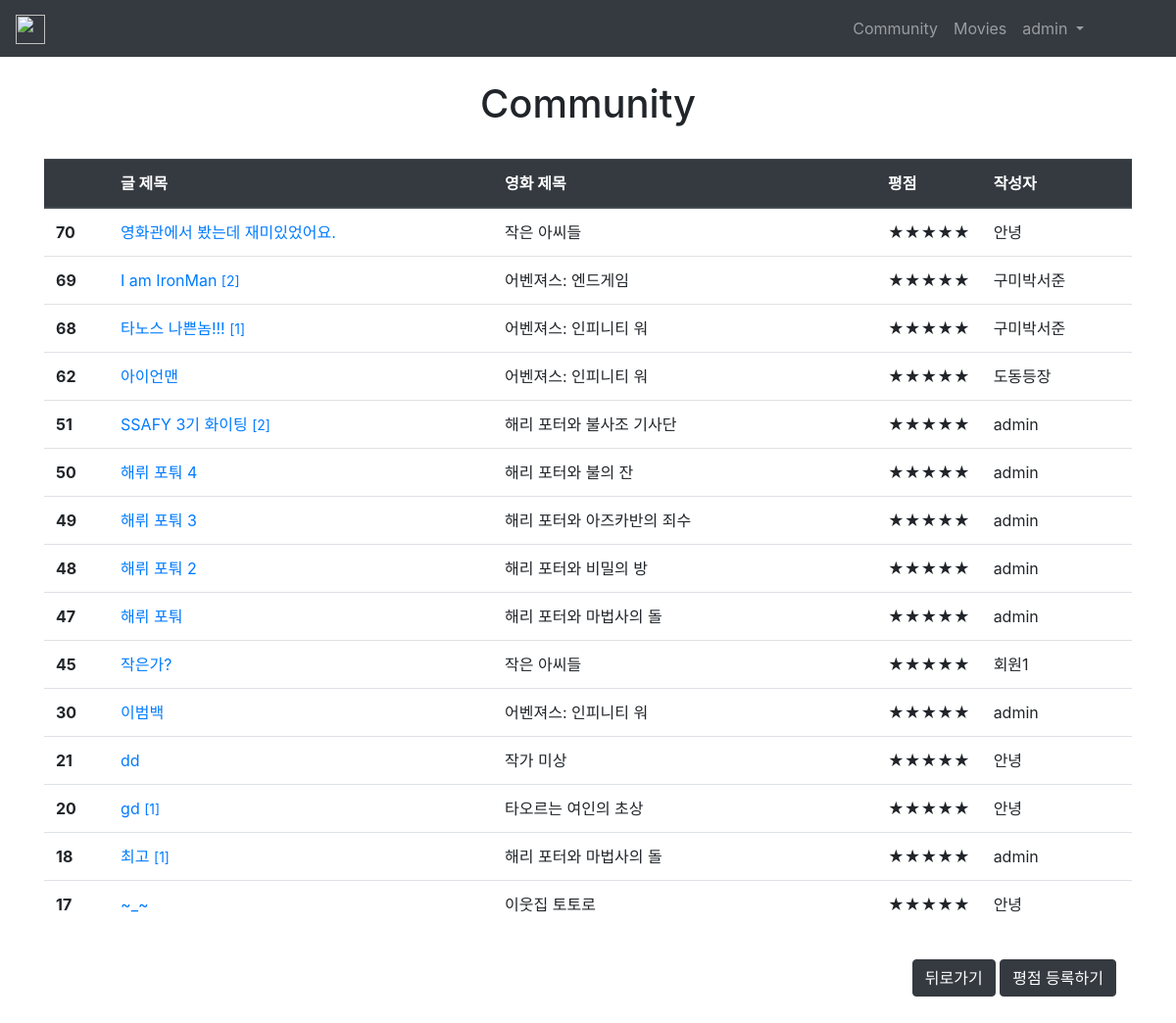
/articles/best/ (signed in), run on the app's committed database.
### articles/models.py (models this page shows)
class Article(models.Model):
  movie_title = models.ForeignKey(Movie, on_delete=models.CASCADE)
  rank = models.IntegerField(choices=list(zip(range(0, 11), range(0, 11))))
  title = models.CharField(max_length=100)
  content = models.TextField()
  created_at = models.DateTimeField(auto_now_add=True)
  updated_at = models.DateTimeField(auto_now=True)
  user = models.ForeignKey(settings.AUTH_USER_MODEL, on_delete=models.CASCADE)

### movies/models.py (models this page shows)
class Movie(models.Model):
    title = models.CharField(max_length=200)
    original_title = models.CharField(max_length=200)
    release_date = models.DateField()
    popularity = models.FloatField()
    vote_count = models.IntegerField()
    vote_average = models.FloatField()
    adult = models.BooleanField()
    overview = models.TextField()
    original_language = models.CharField(max_length=20)
    poster_path = models.CharField(max_length=500)
    backdrop_path = models.CharField(max_length=500)
    genres = models.ManyToManyField(Genre)
    def __str__ (self):
      return self.title

### articles/views.py (the view)
# urls.py: path('best/', views.best, name='best'),
@login_required
def best(request):
  articles = Article.objects.filter(rank=10).order_by('-pk')
  paginator = Paginator(articles, 15)
  page_number = request.GET.get('page')
  page_obj = paginator.get_page(page_number)
  context = {
    'articles': articles,
    'page_obj': page_obj,
  }
  return render(request, 'articles/index.html', context)

### articles/templates/articles/index.html (shortened to what this page needs)
{% extends 'base.html' %}
{% load bootstrap_pagination %}
{% block content %}
<br>
<h1 class="text-center">
  {% if request.resolver_match.url_name == 'movie_articles' %}
  Community
  <small class="d-block text-center p-1">영화 : {{ movie.title }}</small>
  {% elif request.resolver_match.url_name == 'search' %}
  Community
  <small class="d-block text-center p-1">검색어 : {{ kwd }}</small>
  {% else %}
  Community
  {% endif %}
</h1>
<br>
<table class="table table-hover">
  <thead class="thead-dark">
    <tr>
      <th style="width: 6%"></th>
      <th style="width: 36%">글 제목</th>
      <th style="width: 36%">영화 제목</th>
      <th style="width: 8%">평점</th>
      <th style="width: 14%">작성자</th>
    </tr>
  </thead>
  <tbody>
    {% for article in page_obj %}
    <tr>
      <th scope="row">{{ article.pk }}</th>
      <td>
        {% if request.resolver_match.url_name == 'index' %}
          {% if check_delta < article.created_at and article.comment_set.exists %}
          <a href="{% url 'articles:detail' article.pk %}">{{ article.title }} <small>[{{ article.comment_set.count }}]</a> <span class="badge badge-secondary">New</span></small>
          {% elif check_delta < article.created_at %}
          <a href="{% url 'articles:detail' article.pk %}">{{ article.title }}</a> <small><span class="badge badge-secondary">New</span></small>
          {% elif article.comment_set.exists %}
          <a href="{% url 'articles:detail' article.pk %}">{{ article.title }} <small>[{{ article.comment_set.count }}] </a>
          {% else %}
          <a href="{% url 'articles:detail' article.pk %}">{{ article.title }}</a>
          {% endif %}
        {% else %}
          {% if check_delta < article.created_at and article.comment_set.exists %}
          <a href="{% url 'movies:movie_articles_detail' article.movie_title.pk article.pk %}">{{ article.title }} <small>[{{ article.comment_set.count }}]</a> <span class="badge badge-secondary">New</span></small>
          {% elif check_delta < article.created_at %}
          <a href="{% url 'movies:movie_articles_detail' article.movie_title.pk article.pk %}">{{ article.title }}</a> <small><span class="badge badge-secondary">New</span></small>
          {% elif article.comment_set.exists %}
          <a href="{% url 'movies:movie_articles_detail' article.movie_title.pk article.pk %}">{{ article.title }} <small>[{{ article.comment_set.count }}] </a>
          {% else %}
          <a href="{% url 'movies:movie_articles_detail' article.movie_title.pk article.pk %}">{{ article.title }}</a>
          {% endif %}
        {% endif %}
      </td>
      <td> {{ article.movie_title }}</td>
      <td>
        {% if article.rank == 1 %}
        ☆
        {% elif article.rank == 2 %}
        ★
        {% elif article.rank == 3 %}
        ★☆
        {% elif article.rank == 4 %}
        ★★
        {% elif article.rank == 5 %}
        ★★☆
        {% elif article.rank == 6 %}
        ★★★
        {% elif article.rank == 7 %}
        ★★★☆
        {% elif article.rank == 8 %}
        ★★★★
        {% elif article.rank == 9 %}
        ★★★★☆
        {% elif article.rank == 10 %}
        ★★★★★
        {% else %}
        -
        {% endif %}
      </td>
      <td>{{ article.user.username }}</td>
    </tr>
    {% endfor %}
  </tbody>
</table>
<div class="text-right p-3">
  {% if request.resolver_match.url_name == 'index' %}
  <a href="{% url 'articles:create' %}" class="btn btn-dark">평점 등록하기</a>
  {% elif request.resolver_match.url_name == 'search' or request.resolver_match.url_name == 'best' or request.resolver_match.url_name == 'worst' %}
  <a href="{% url 'articles:index' %}" class="btn btn-dark">뒤로가기</a>
  <a href="{% url 'articles:create' %}" class="btn btn-dark">평점 등록하기</a>
  {% else %}
  <a href="{% url 'movies:index' %}" class="btn btn-dark">뒤로가기</a>
  <a href="{% url 'movies:movie_articles_create' movie.pk %}" class="btn btn-dark">평점 등록하기</a>
  {% endif %}
</div>
{% endblock %}

### templates/base.html (shortened to what this page needs)
<!DOCTYPE html>
{% load bootstrap4 %}
<html lang="ko">
<head>
  {% bootstrap_css %}
</head>
<body>
  <nav class="navbar navbar-expand-lg sticky-top navbar-dark bg-dark">
    <a class="navbar-brand" href="{% url 'main:index' %}">
      <img src="https://image.flaticon.com/icons/svg/3068/3068885.svg" width="30" height="30" alt="" loading="lazy">
    </a>
    <div class="collapse navbar-collapse" style="padding-right:70px;" id="navbarNav">
      <ul class="navbar-nav ml-auto">
        {% if user.is_authenticated %}
        <li class="nav-item">
          <a class="nav-link" href="{% url 'articles:index' %}">Community</a>
        </li>
        <li class="nav-item">
          <a class="nav-link" href="{% url 'movies:index' %}">Movies</a>
        </li>
        <li class="nav-item dropdown">
          <a class="nav-link dropdown-toggle" href="#" id="navbarDropdown" role="button" data-toggle="dropdown" aria-haspopup="true" aria-expanded="false">
            {{ user.username }}
          </a>
        </li>
        {% endif %}
      </ul>
    </div>
  </nav>
  <div class="container">
    {% block content %}
    {% endblock %}
  </div>
</body>
</html>

### data on the page
Article: pk "70", title "영화관에서 봤는데 재미있었어요.", movie_title "작은 아씨들", user.username "안녕"
Article: pk "69", title "I am IronMan", comment_set.count "2", movie_title "어벤져스: 엔드게임", user.username "구미박서준"
Article: pk "68", title "타노스 나쁜놈!!!", comment_set.count "1", movie_title "어벤져스: 인피니티 워", user.username "구미박서준"
Article: pk "62", title "아이언맨", movie_title "어벤져스: 인피니티 워", user.username "도동등장"
Article: pk "51", title "SSAFY 3기 화이팅", comment_set.count "2", movie_title "해리 포터와 불사조 기사단", user.username "admin"
Article: pk "50", title "해뤼 포퉈 4", movie_title "해리 포터와 불의 잔", user.username "admin"
Article: pk "49", title "해뤼 포퉈 3", movie_title "해리 포터와 아즈카반의 죄수", user.username "admin"
Article: pk "48", title "해뤼 포퉈 2", movie_title "해리 포터와 비밀의 방", user.username "admin"
Article: pk "47", title "해뤼 포퉈", movie_title "해리 포터와 마법사의 돌", user.username "admin"
Article: pk "45", title "작은가?", movie_title "작은 아씨들", user.username "회원1"
Article: pk "30", title "이범백", movie_title "어벤져스: 인피니티 워", user.username "admin"
Article: pk "21", title "dd", movie_title "작가 미상", user.username "안녕"
Article: pk "20", title "gd", comment_set.count "1", movie_title "타오르는 여인의 초상", user.username "안녕"
Article: pk "18", title "최고", comment_set.count "1", movie_title "해리 포터와 마법사의 돌", user.username "admin"
Article: pk "17", title "~_~", movie_title "이웃집 토토로", user.username "안녕"

### other printed values
{{ user.username }} "admin"
